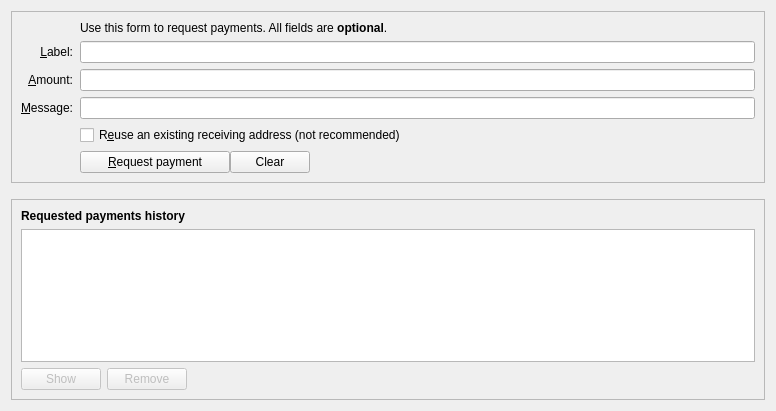
<?xml version="1.0" encoding="UTF-8"?>
<ui version="4.0">
 <class>ReceiveCoinsDialog</class>
 <widget class="QWidget" name="ReceiveCoinsDialog">
  <property name="geometry">
   <rect>
    <x>0</x>
    <y>0</y>
    <width>776</width>
    <height>411</height>
   </rect>
  </property>
  <layout class="QVBoxLayout" name="verticalLayout" stretch="0,0,1">
   <item>
    <widget class="QFrame" name="frame2">
     <property name="sizePolicy">
      <sizepolicy hsizetype="Preferred" vsizetype="Expanding">
       <horstretch>0</horstretch>
       <verstretch>0</verstretch>
      </sizepolicy>
     </property>
     <property name="frameShape">
      <enum>QFrame::StyledPanel</enum>
     </property>
     <property name="frameShadow">
      <enum>QFrame::Sunken</enum>
     </property>
     <layout class="QVBoxLayout" name="verticalLayout_3">
      <item>
       <layout class="QGridLayout" name="gridLayout">
        <property name="horizontalSpacing">
         <number>7</number>
        </property>
        <item row="2" column="1">
         <widget class="BitcoinAmountField" name="reqAmount">
          <property name="minimumSize">
           <size>
            <width>80</width>
            <height>0</height>
           </size>
          </property>
          <property name="toolTip">
           <string>An optional amount to request. Leave this empty or zero to not request a specific amount.</string>
          </property>
         </widget>
        </item>
        <item row="1" column="0">
         <widget class="QLabel" name="label_2">
          <property name="toolTip">
           <string>An optional label to associate with the new receiving address.</string>
          </property>
          <property name="text">
           <string>&amp;Label:</string>
          </property>
          <property name="alignment">
           <set>Qt::AlignRight|Qt::AlignTrailing|Qt::AlignVCenter</set>
          </property>
          <property name="buddy">
           <cstring>reqLabel</cstring>
          </property>
         </widget>
        </item>
        <item row="6" column="1">
         <widget class="QCheckBox" name="reuseAddress">
          <property name="toolTip">
           <string>Reuse one of the previously used receiving addresses. Reusing addresses has security and privacy issues. Do not use this unless re-generating a payment request made before.</string>
          </property>
          <property name="text">
           <string>R&amp;euse an existing receiving address (not recommended)</string>
          </property>
         </widget>
        </item>
        <item row="3" column="0">
         <widget class="QLabel" name="label_3">
          <property name="toolTip">
           <string>An optional message to attach to the payment request, which will be displayed when the request is opened. Note: The message will not be sent with the payment over the Nexa network.</string>
          </property>
          <property name="text">
           <string>&amp;Message:</string>
          </property>
          <property name="alignment">
           <set>Qt::AlignRight|Qt::AlignTrailing|Qt::AlignVCenter</set>
          </property>
          <property name="buddy">
           <cstring>reqMessage</cstring>
          </property>
         </widget>
        </item>
        <item row="9" column="1">
         <layout class="QHBoxLayout" name="horizontalLayout">
          <item>
           <widget class="QPushButton" name="receiveButton">
            <property name="minimumSize">
             <size>
              <width>150</width>
              <height>0</height>
             </size>
            </property>
            <property name="text">
             <string>&amp;Request payment</string>
            </property>
            <property name="icon">
             <iconset>
              <normaloff>:/icons/receiving_addresses</normaloff>:/icons/receiving_addresses</iconset>
            </property>
           </widget>
          </item>
          <item>
           <widget class="QPushButton" name="clearButton">
            <property name="sizePolicy">
             <sizepolicy hsizetype="Minimum" vsizetype="Fixed">
              <horstretch>0</horstretch>
              <verstretch>0</verstretch>
             </sizepolicy>
            </property>
            <property name="toolTip">
             <string>Clear all fields of the form.</string>
            </property>
            <property name="text">
             <string>Clear</string>
            </property>
            <property name="icon">
             <iconset>
              <normaloff>:/icons/remove</normaloff>:/icons/remove</iconset>
            </property>
            <property name="autoDefault">
             <bool>false</bool>
            </property>
           </widget>
          </item>
          <item>
           <spacer name="horizontalSpacer">
            <property name="orientation">
             <enum>Qt::Horizontal</enum>
            </property>
            <property name="sizeHint" stdset="0">
             <size>
              <width>40</width>
              <height>20</height>
             </size>
            </property>
           </spacer>
          </item>
         </layout>
        </item>
        <item row="9" column="0">
         <widget class="QLabel" name="label_7">
          <property name="text">
           <string/>
          </property>
         </widget>
        </item>
        <item row="1" column="1">
         <widget class="QLineEdit" name="reqLabel">
          <property name="toolTip">
           <string>An optional label to associate with the new receiving address.</string>
          </property>
         </widget>
        </item>
        <item row="2" column="0">
         <widget class="QLabel" name="label">
          <property name="toolTip">
           <string>An optional amount to request. Leave this empty or zero to not request a specific amount.</string>
          </property>
          <property name="text">
           <string>&amp;Amount:</string>
          </property>
          <property name="alignment">
           <set>Qt::AlignRight|Qt::AlignTrailing|Qt::AlignVCenter</set>
          </property>
          <property name="buddy">
           <cstring>reqAmount</cstring>
          </property>
         </widget>
        </item>
        <item row="0" column="1">
         <widget class="QLabel" name="label_5">
          <property name="text">
           <string>Use this form to request payments. All fields are &lt;b&gt;optional&lt;/b&gt;.</string>
          </property>
         </widget>
        </item>
        <item row="3" column="1">
         <widget class="QLineEdit" name="reqMessage">
          <property name="toolTip">
           <string>An optional message to attach to the payment request, which will be displayed when the request is opened. Note: The message will not be sent with the payment over the Nexa network.</string>
          </property>
         </widget>
        </item>
       </layout>
      </item>
     </layout>
    </widget>
   </item>
   <item>
    <spacer name="verticalSpacer_2">
     <property name="orientation">
      <enum>Qt::Vertical</enum>
     </property>
     <property name="sizeHint" stdset="0">
      <size>
       <width>20</width>
       <height>10</height>
      </size>
     </property>
    </spacer>
   </item>
   <item>
    <widget class="QFrame" name="frame">
     <property name="sizePolicy">
      <sizepolicy hsizetype="Preferred" vsizetype="Expanding">
       <horstretch>0</horstretch>
       <verstretch>0</verstretch>
      </sizepolicy>
     </property>
     <property name="frameShape">
      <enum>QFrame::StyledPanel</enum>
     </property>
     <property name="frameShadow">
      <enum>QFrame::Raised</enum>
     </property>
     <layout class="QVBoxLayout" name="verticalLayout_2">
      <item>
       <widget class="QLabel" name="label_6">
        <property name="font">
         <font>
          <weight>75</weight>
          <bold>true</bold>
         </font>
        </property>
        <property name="text">
         <string>Requested payments history</string>
        </property>
       </widget>
      </item>
      <item>
       <widget class="QTableView" name="recentRequestsView">
        <property name="contextMenuPolicy">
         <enum>Qt::CustomContextMenu</enum>
        </property>
        <property name="tabKeyNavigation">
         <bool>false</bool>
        </property>
        <property name="sortingEnabled">
         <bool>true</bool>
        </property>
       </widget>
      </item>
      <item>
       <layout class="QHBoxLayout" name="horizontalLayout_2">
        <item>
         <widget class="QPushButton" name="showRequestButton">
          <property name="enabled">
           <bool>false</bool>
          </property>
          <property name="toolTip">
           <string>Show the selected request (does the same as double clicking an entry)</string>
          </property>
          <property name="text">
           <string>Show</string>
          </property>
          <property name="icon">
           <iconset>
            <normaloff>:/icons/edit</normaloff>:/icons/edit</iconset>
          </property>
          <property name="autoDefault">
           <bool>false</bool>
          </property>
         </widget>
        </item>
        <item>
         <widget class="QPushButton" name="removeRequestButton">
          <property name="enabled">
           <bool>false</bool>
          </property>
          <property name="toolTip">
           <string>Remove the selected entries from the list</string>
          </property>
          <property name="text">
           <string>Remove</string>
          </property>
          <property name="icon">
           <iconset>
            <normaloff>:/icons/remove</normaloff>:/icons/remove</iconset>
          </property>
          <property name="autoDefault">
           <bool>false</bool>
          </property>
         </widget>
        </item>
        <item>
         <spacer name="horizontalSpacer_2">
          <property name="orientation">
           <enum>Qt::Horizontal</enum>
          </property>
          <property name="sizeHint" stdset="0">
           <size>
            <width>40</width>
            <height>20</height>
           </size>
          </property>
         </spacer>
        </item>
       </layout>
      </item>
     </layout>
    </widget>
   </item>
  </layout>
 </widget>
 <customwidgets>
  <customwidget>
   <class>BitcoinAmountField</class>
   <extends>QLineEdit</extends>
   <header>nexaamountfield.h</header>
   <container>1</container>
  </customwidget>
 </customwidgets>
 <tabstops>
  <tabstop>reqLabel</tabstop>
  <tabstop>reqAmount</tabstop>
  <tabstop>reqMessage</tabstop>
  <tabstop>reuseAddress</tabstop>
  <tabstop>receiveButton</tabstop>
  <tabstop>clearButton</tabstop>
  <tabstop>recentRequestsView</tabstop>
  <tabstop>showRequestButton</tabstop>
  <tabstop>removeRequestButton</tabstop>
 </tabstops>
 <resources/>
 <connections/>
</ui>
